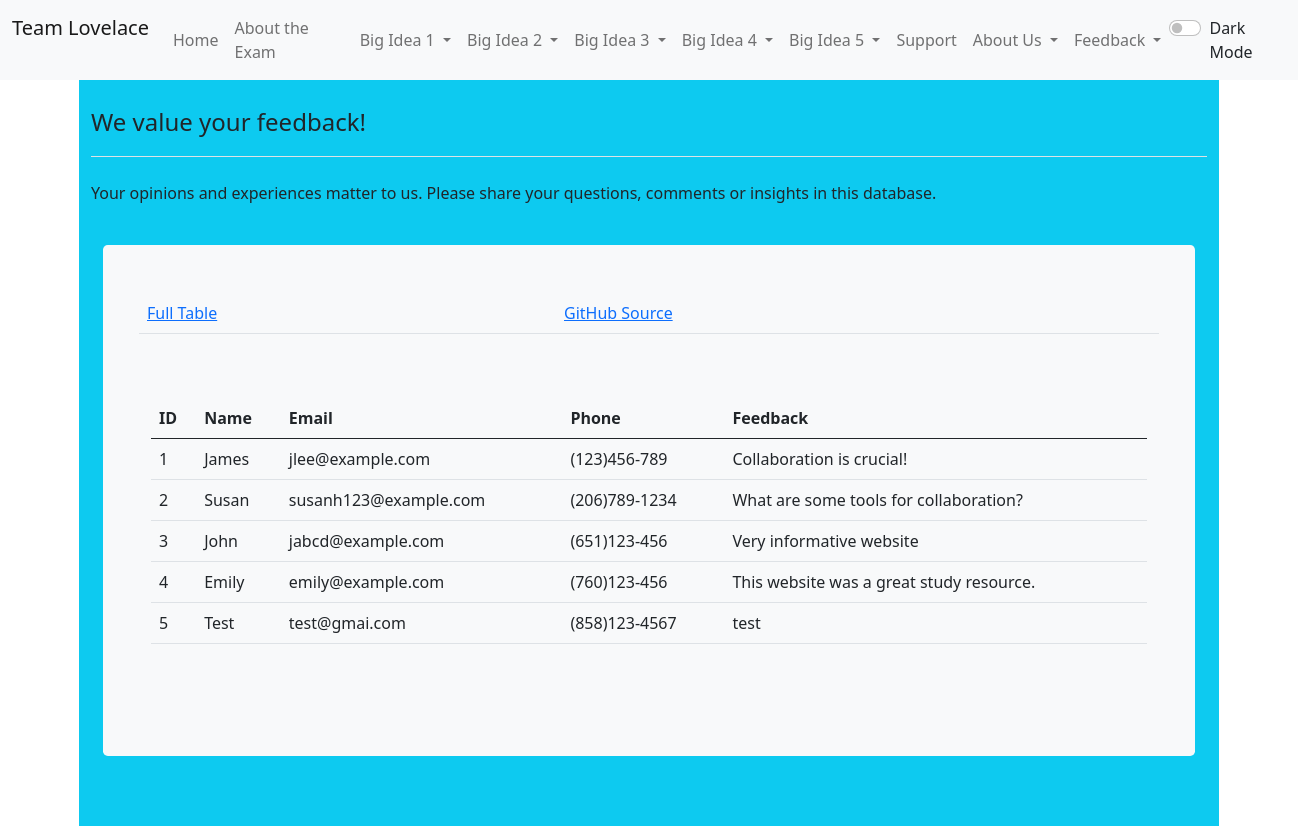
/crud/ (upper part), run on an earlier commit of the app's database.
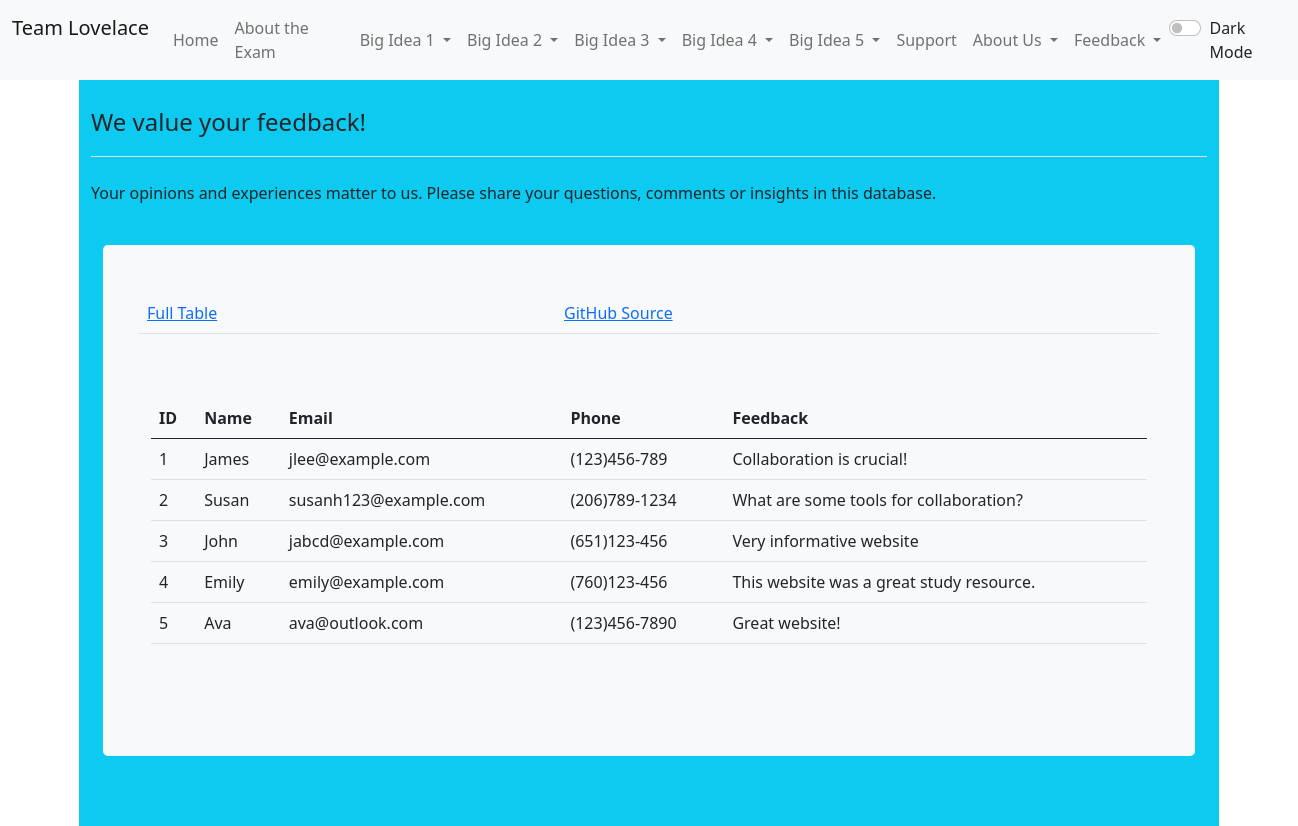
And on a later commit of the database.
### crud/model.py (models this page shows, shortened)
class Users(db.Model):
    userID = db.Column(db.Integer, primary_key=True)
    name = db.Column(db.String(255), unique=False, nullable=False)
    email = db.Column(db.String(255), unique=False, nullable=False)
    phone = db.Column(db.String(255), unique=False, nullable=False)
    feedback = db.Column(db.String(255), unique=True, nullable=False)
    def read(self):
        return {
            "userID": self.userID,
            "name": self.name,
            "email": self.email,
            "phone": self.phone,
            "feedback": self.feedback
        }

### crud/app_crud.py (the view)
@app_crud.route('/')
def crud():
    return render_template("crud.html", table=users_all())

### crud/app_crud.py (called while the page is built)
def users_all():
    return [peep.read() for peep in Users.query.all()]

### crud/templates/crud/crud.html (shortened to what this page needs)
<!DOCTYPE html>
{% extends "layout.html" %}
{% block content %}
    <div class="container py-4 text-light bg-info">
        <header class="pb-3 mb-4 border-bottom">
            <div class="d-flex align-items-center text-dark text-decoration-none">
                <span class="fs-4">We value your feedback!</span>
            </div>
        </header>
        <p class="d-flex align-items-center text-dark text-decoration-none">Your opinions and experiences matter to us. Please share your questions, comments or insights in this database.</p>
        <div class="container py-4">
            <div class="p-5 mb-4 bg-light text-dark rounded-3">
                <div class="row align-items-md-stretch">
                    <table class="table">
                        <tbody>
                        <tr>
                            <td><a href={{url_for('crud.crud')}}>Full Table </a></td>
                            <td><a href="https://github.com/TheRadRabbidRabbit/Team-Lovelace/tree/main/crud">GitHub Source</a></td>
                        </tr>
                        </tbody>
                    </table>
                </div>
                <div class="row align-items-md-stretch">
                    <div class="container-fluid py-5">
                        <table class="table">
                            <thead>
                            <tr>
                                <th>ID</th>
                                <th>Name</th>
                                <th>Email</th>
                                <th>Phone</th>
                                <th>Feedback</th>
                            </tr>
                            </thead>
                            <tbody>
                            {% for row in table %}
                                {% set pn = "" ~ row['phone'] %}
                                {% set pnf = "(" ~ pn[0:3] ~ ")" ~ pn[3:6] ~ "-" ~ pn[6:10] %}
                                <tr>
                                    <td>{{ row['userID'] }}</td>
                                    <td>{{ row['name'] }}</td>
                                    <td>{{ row['email'] }}</td>
                                    <td>{{ pnf }}</td>
                                    <td>{{ row['feedback'] }}</td>
                                </tr>
                            {% endfor %}
                            </tbody>
                        </table>
                    </div>
                </div>
            </div>
        </div>
        <div class="container py-4">
        </div>
    </div>
{% endblock %}

What changed in the data, as far as the page shows it:
changed Users id 5: name "Test" → "Ava"; email "test@gmai.com" → "ava@outlook.com"; pnf "(858)123-4567" → "(123)456-7890"; feedback "test" → "Great website!"
